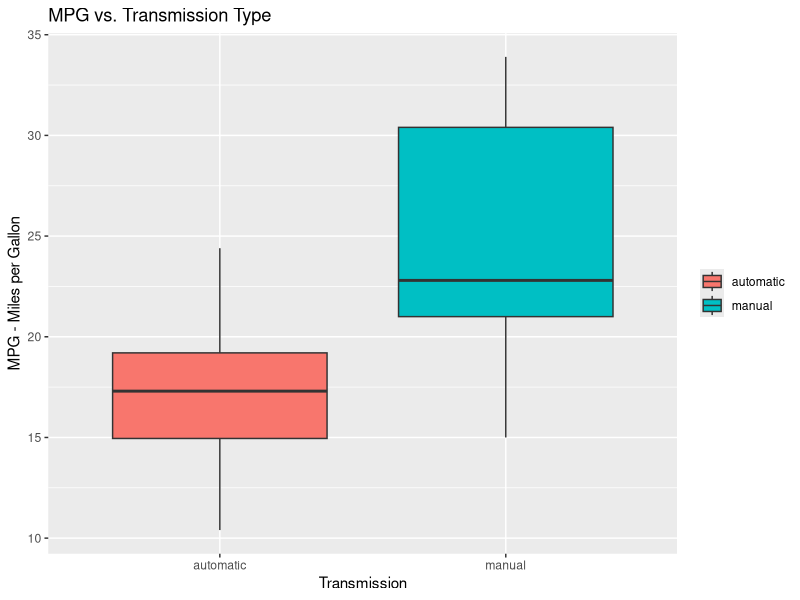
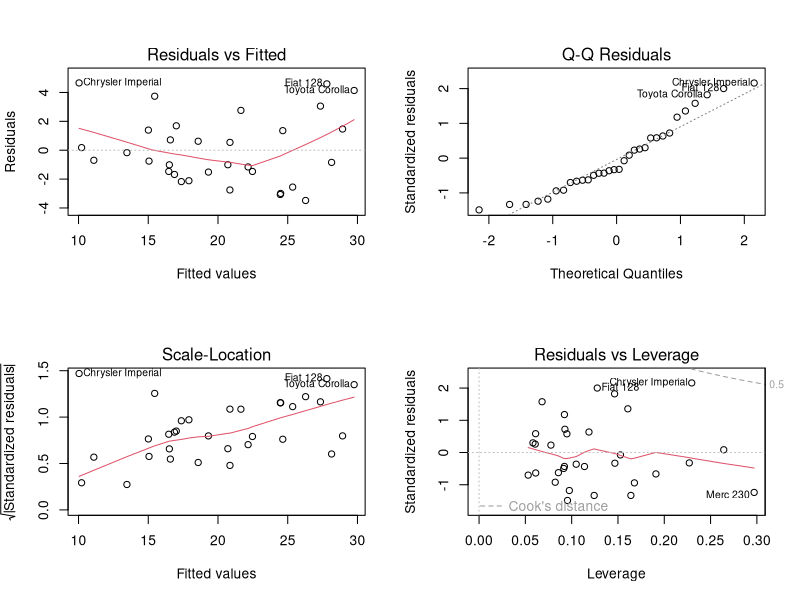

Reproduce these figures in R, in order.
## ---- chunk 1
knitr::opts_chunk$set(echo = TRUE)

library(ggplot2)
library(datasets)

data("mtcars")
## ---- chunk 2
# Display Structure
str(mtcars)
## ---- chunk 3
# Calculate mean for both transmission type
c(automatic = mean(mtcars[mtcars$am==0,]$mpg), manual = mean(mtcars[mtcars$am==1,]$mpg))
## ---- chunk 4
# Hypothesis Test
hypo.result <- t.test(mtcars[mtcars$am==0,]$mpg, mtcars[mtcars$am==1,]$mpg)
hypo.result$p.value
## ---- chunk 5
# factor variable am
mtcars$am <- as.factor(mtcars$am) 

#create a simple model
model.0 <- lm(mpg ~ am, mtcars)
result.0 <- summary(model.0)
## ---- chunk 6
# Selecting the best multi variable model
best.model <- step(lm(mpg ~ ., data = mtcars), trace=0)
result.1 <- summary(best.model)
result.1
## ---- chunk 7
ggplot(mtcars, aes(x = factor(am, labels=c("automatic", "manual")), y = mpg, 
                   fill=factor(am, labels=c("automatic", "manual")))) +
    geom_boxplot() +
    scale_x_discrete(name = "Transmission") +
    scale_y_continuous(name = "MPG - Miles per Gallon") +
    ggtitle("MPG vs. Transmission Type") +
    theme(legend.title=element_blank())
## ---- chunk 8
# Summary of simple model
summary(model.0)

# Summary of multi variable model
summary(best.model)
## ---- chunk 9
par(mfrow = c(2,2))
plot(best.model)
